Frame 1 (no input): blank canvas, image omitted
Frame 60 (the mouse pressed at the canvas centre just before this capture): blank canvas, image omitted
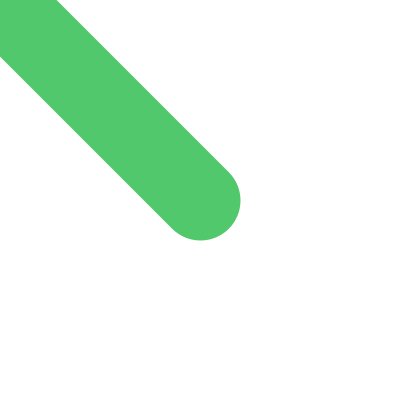
Frame 120 (the mouse held since frame 60 and released just before this capture)

The Processing sketch whose frames 1 and 60 were blank and that drew this single picture after the mouse press (run headless with seeded random() and noise(); from frame 60 on, the mouse is pressed at the canvas centre):

// Processing sketch: processing_1595
// ── processing_1595.pde


// Vize projesi gereği soyut bir resmi yeniden yorumlamaya çalışıyorum.
// Jackson Pollock'un eserin yapmaya çalıştım. 
// Bu kodu aşaığdaki şekilde yazdım.
// çok zorlandım çok uğraştım,umarım beğenirsiniz.
// Herkes sanatçı olacak bie eser yaratacak yazdığım kodla.

void setup()
{ 
  size( 400 , 400 );// ebatını belirledim.
  smooth(); // Yumuşaklık verdim.
  background( 255 ); //arka planı beyaz yaptım.
  frameRate(10); // Görüntü hızını belirledim. 
  colorMode(HSB);
}


void draw()
{
  stroke (random(0,255),150,200);
  //Hue : 180 yani mavi
  //Saturation : parlaklık canlılık için sayısını yükselttim.
  //brightness:griye yakınlığını belirliyor.
  strokeWeight((abs(pmouseX-mouseX)+abs(pmouseY-mouseY))/5);// çizgi kalınlığının kalın ve inceliğini belirledim.
  line(pmouseX,pmouseY,mouseX,mouseY);// mouse ile konulan noktadan diğer noktalara bağlantılı gitmesi için yaptım.

}
